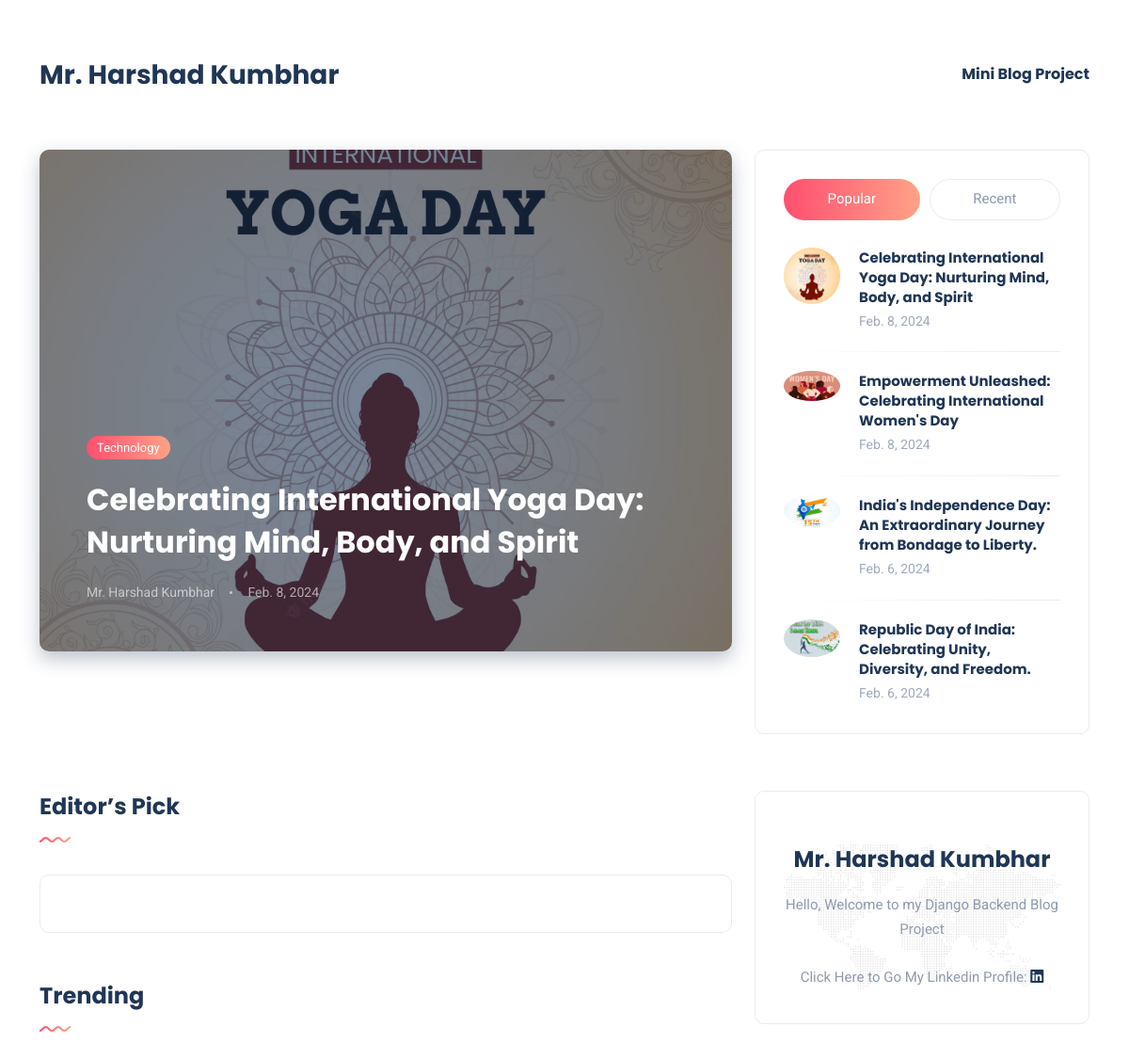
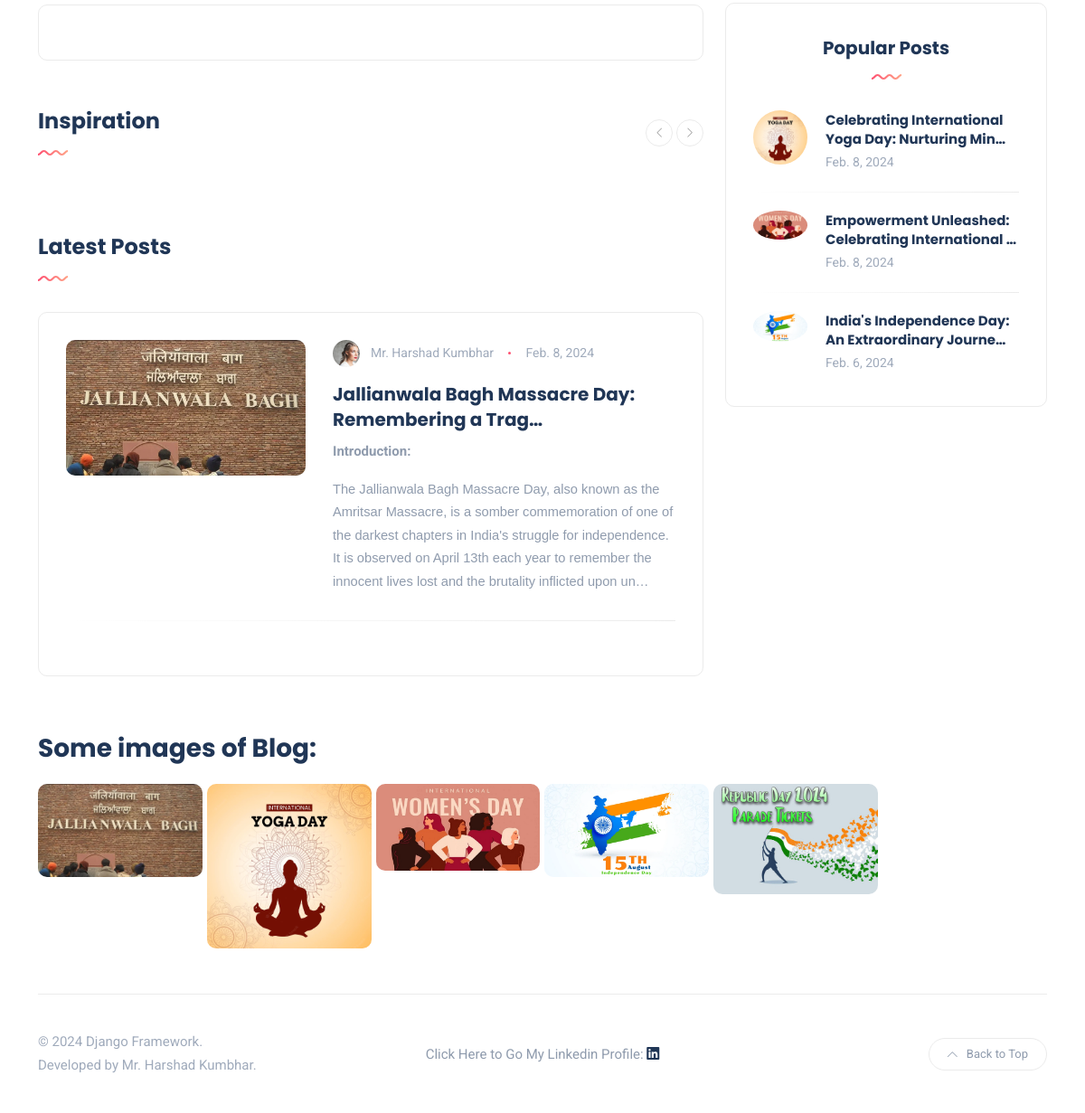
The page / on the database its author committed (2 pictures, top to bottom).
### blogApp/models.py (models this page shows, shortened)
class Post(models.Model):
    STATUS = (
        ('Draft', 'Draft'),
        ('Publish', 'Publish')
    )
    SECTION = (
        ('Popular', 'Popular'),
        ('Recent', 'Recent'),
        ('Editors_Pick', 'Editors_Pick'),
        ('Trending', 'Trending'),
        ('Inspiration', 'Inspiration'),
        ('Latest_Post', 'Latest_Post'),
    )
    Featured_image = models.ImageField(upload_to="Images")
    Title = models.CharField(max_length=200)
    Author = models.CharField(max_length=200)
    Category = models.ForeignKey(Category, on_delete=models.CASCADE)
    Date = models.DateField(auto_now_add=True)
    Content = RichTextField()
    slug = models.SlugField(max_length=500, null=True, blank=True, unique=True)
    Status = models.CharField(choices=STATUS, max_length=100)
    Section = models.CharField(choices=SECTION, max_length=100)
    Main_post = models.BooleanField(default=False)

class Category(models.Model):
    NAME = (
        ('Entertainment', 'Entertainment'),
        ('World', 'World'),
        ('Business', 'Business'),
        ('Technology', 'Technology'),
    )
    Name = models.CharField(choices=NAME, max_length=200)
    def __str__(self):
        return self.Name

### blogApp/views.py (the view)
# urls.py: path('', index, name="home"),
def index(request):
    popular_post = Post.objects.filter(Section='Popular', Status="Publish").order_by('-id')[0:4]
    recent_post = Post.objects.filter(Section="Recent", Status="Publish").order_by('-id')[0:4]
    main_post = Post.objects.filter(Main_post=True, Status="Publish")[0:1]
    editor_pick = Post.objects.filter(Section="Editors_Pick", Status="Publish").order_by("-id")[0:1]
    editor_pick1 = Post.objects.filter(Section="Editors_Pick", Status="Publish").order_by("-id")[0:4]
    Trending = Post.objects.filter(Section="Trending", Status="Publish").order_by("-id")
    inspiration = Post.objects.filter(Section="Inspiration", Status="Publish").order_by("-id")[0:2]
    latest_post = Post.objects.filter(Section="Latest_Post", Status="Publish").order_by("-id")[0:4]
    images = Post.objects.filter().order_by("-id")[0:6]
    category = Category.objects.all()[0:4]
    context = {
        "popular_post": popular_post,
        "recent_post": recent_post,
        "main_post": main_post,
        "editor_pick": editor_pick,
        "editor_pick1": editor_pick1,
        "Trending": Trending,
        "inspiration": inspiration,
        "latest_post": latest_post,
        "category": category,
        "images": images
    }
    return render(request, 'index.html', context)

### blogApp/templates/index.html (shortened to what this page needs)
{% extends 'base.html' %}
{% load static %}
{% block content %}
	<section id="hero">
		<div class="container-xl">
			<div class="row gy-4">
				<div class="col-lg-8">
                    {% for data in main_post %}
					<div class="post featured-post-lg">
						<div class="details clearfix">
							<a href="category.html" class="category-badge">{{ data.Category }}</a>
							<h2 class="post-title"><a href="blog-single.html">{{ data.Title }}</a></h2>
							<ul class="meta list-inline mb-0">
								<li class="list-inline-item"><a href="#">{{ data.Author }}</a></li>
								<li class="list-inline-item">{{ data.Date }}</li>
							</ul>
						</div>
						<a href="blog-single.html">
							<div class="thumb rounded">
								<div class="inner data-bg-image" data-bg-image="{{ data.Featured_image }}"></div>
							</div>
						</a>
					</div>
                    {% endfor %}
				</div>
				<div class="col-lg-4">
					<div class="post-tabs rounded bordered">
						<ul class="nav nav-tabs nav-pills nav-fill" id="postsTab" role="tablist">
							<li class="nav-item" role="presentation"><button aria-controls="popular" aria-selected="true" class="nav-link active" data-bs-target="#popular" data-bs-toggle="tab" id="popular-tab" role="tab" type="button">Popular</button></li>
							<li class="nav-item" role="presentation"><button aria-controls="recent" aria-selected="false" class="nav-link" data-bs-target="#recent" data-bs-toggle="tab" id="recent-tab" role="tab" type="button">Recent</button></li>
						</ul>
						<div class="tab-content" id="postsTabContent">
							<div aria-labelledby="popular-tab" class="tab-pane fade show active" id="popular" role="tabpanel">
                                {% for data in popular_post %}
								<div class="post post-list-sm circle">
									<div class="thumb circle">
										<a href="blog-single.html">
											<div class="inner">
												<img src="{{ data.Featured_image }}" alt="post-title" />
											</div>
										</a>
									</div>
									<div class="details clearfix">
										<h6 class="post-title my-0"><a href="blog-single.html">{{ data.Title }}</a></h6>
										<ul class="meta list-inline mt-1 mb-0">
											<li class="list-inline-item">{{ data.Date }}</li>
										</ul>
									</div>
								</div>
                                {% endfor %}
							</div>
						</div>
					</div>
				</div>
			</div>
		</div>
	</section>
	<section class="main-content">
		<div class="container-xl">
			<div class="row gy-4">
				<div class="col-lg-8">
					<div class="section-header">
						<h3 class="section-title">Editor’s Pick</h3>
						<img src="{% static 'images/wave.svg' %}" class="wave" alt="wave" />
					</div>
					<div class="padding-30 rounded bordered">
						<div class="row gy-5">
						</div>
					</div>
					<div class="spacer" data-height="50"></div>
					<div class="section-header">
						<h3 class="section-title">Trending</h3>
						<img src="{% static 'images/wave.svg' %}" class="wave" alt="wave" />
					</div>
					<div class="padding-30 rounded bordered">
						<div class="row gy-5">
						</div>
					</div>
					<div class="spacer" data-height="50"></div>
					<div class="section-header">
						<h3 class="section-title">Inspiration</h3>
						<img src="{% static 'images/wave.svg' %}" class="wave" alt="wave" />
						<div class="slick-arrows-top">
							<button type="button" data-role="none" class="carousel-topNav-prev slick-custom-buttons" aria-label="Previous"><i class="icon-arrow-left"></i></button>
							<button type="button" data-role="none" class="carousel-topNav-next slick-custom-buttons" aria-label="Next"><i class="icon-arrow-right"></i></button>
						</div>
					</div>
					<div class="spacer" data-height="50"></div>
					<div class="section-header">
						<h3 class="section-title">Latest Posts</h3>
						<img src="{% static 'images/wave.svg' %}" class="wave" alt="wave" />
					</div>
					<div class="padding-30 rounded bordered">
						<div class="row">
							<div class="col-md-12 col-sm-6">
                                {% for data in latest_post %}
								<div class="post post-list clearfix">
									<div class="thumb rounded">
										<a href="blog-single.html">
											<div class="inner">
												<img src="{{ data.Featured_image }}" alt="post-title" />
											</div>
										</a>
									</div>
									<div class="details">
										<ul class="meta list-inline mb-3">
											<li class="list-inline-item"><a href="#"><img src="{% static 'images/other/author-sm.png' %}" class="author" alt="author"/>{{ data.Author }}</a></li>
											<li class="list-inline-item">{{ data.Date }}</li>
										</ul>
										<h5 class="post-title"><a href="blog-single.html">{{ data.Title | truncatechars:50 }}</a></h5>
										<p class="excerpt mb-0">{{ data.Content | truncatechars:400 | safe }}</p>
									</div>
								</div>
                                {% endfor %}
							</div>
						</div>
					</div>
				</div>
				<div class="col-lg-4">
					<div class="sidebar">
						<div class="widget rounded">
							<div class="widget-about data-bg-image text-center" data-bg-image="images/map-bg.png">
								<h4>Mr. Harshad Kumbhar</h4>
								<p class="mb-4">Hello, Welcome to my Django Backend Blog Project</p>
								<ul class="social-icons list-unstyled list-inline mb-0">
									<li class="list-inline-item">Click Here to Go My Linkedin Profile: <a href="https://www.linkedin.com/in/harshad-kumbhar-493719169/" target="_blank"><i class="fab fa-linkedin"></i></a></li>
								</ul>
							</div>
						</div>
						<div class="widget rounded">
							<div class="widget-header text-center">
								<h3 class="widget-title">Popular Posts</h3>
								<img src="{% static 'images/wave.svg' %}" class="wave" alt="wave" />
							</div>
							<div class="widget-content">
                                {% for data in popular_post|slice:"0:3" %}
								<div class="post post-list-sm circle">
									<div class="thumb circle">
										<a href="blog-single.html">
											<div class="inner">
												<img src="{{ data.Featured_image }}" alt="post-title" />
											</div>
										</a>
									</div>
									<div class="details clearfix">
										<h6 class="post-title my-0"><a href="blog-single.html">{{ data.Title | truncatechars:50 }}</a></h6>
										<ul class="meta list-inline mt-1 mb-0">
											<li class="list-inline-item">{{ data.Date }}</li>
										</ul>
									</div>
								</div>
                                {% endfor %}
							</div>
						</div>
					</div>
				</div>
			</div>
		</div>
	</section>
	<div class="instagram">
		<div class="container-xl">
        <h3>Some images of Blog:</h3>
			<div class="instagram-feed d-flex flex-wrap">
                {% for data in images %}
				<div class="insta-item col-sm-2 col-6 col-md-2">
					<a href="#">
						<img src="{{ data.Featured_image }}" alt="insta-title" />
					</a>
				</div>
                {% endfor %}
			</div>
		</div>
	</div>
{% endblock %}

### blogApp/templates/base.html (shortened to what this page needs)
{% load static %}
<!DOCTYPE html>
<html lang="en-US">
<head>
	<link rel="stylesheet" href="{% static 'css/bootstrap.min.css' %}" type="text/css" media="all">
	<link rel="stylesheet" href="{% static 'css/all.min.css' %}" type="text/css" media="all">
	<link rel="stylesheet" href="{% static 'css/slick.css' %}" type="text/css" media="all">
	<link rel="stylesheet" href="{% static 'css/simple-line-icons.css' %}" type="text/css" media="all">
	<link rel="stylesheet" href="{% static 'css/style.css' %}" type="text/css" media="all">
</head>
<body>
<div class="site-wrapper">
	<header class="header-default">
		<nav class="navbar navbar-expand-lg">
			<div class="container-xl">
				<h3>Mr. Harshad Kumbhar</h3>
                <h6>Mini Blog Project</h6>
			</div>
		</nav>
	</header>
    {% block content %}
    {% endblock %}
	<footer>
		<div class="container-xl">
			<div class="footer-inner">
				<div class="row d-flex align-items-center gy-4">
					<div class="col-md-4">
						<span class="copyright">© 2024 Django Framework.<br> Developed by Mr. Harshad Kumbhar.</span>
					</div>
					<div class="col-md-4 text-center">
						<ul class="social-icons list-unstyled list-inline mb-0">
																<li class="list-inline-item">Click Here to Go My Linkedin Profile: <a href="https://www.linkedin.com/in/harshad-kumbhar-493719169/" target="_blank"><i class="fab fa-linkedin"></i></a></li>
						</ul>
					</div>
					<div class="col-md-4">
						<a href="#" id="return-to-top" class="float-md-end"><i class="icon-arrow-up"></i>Back to Top</a>
					</div>
				</div>
			</div>
		</div>
	</footer>
</div>
</body>
</html>

### rows shown on the page
Post: Category "Technology", Title "Celebrating International Yoga Day: Nurturing Mind, Body, and Spirit", Author "Mr. Harshad Kumbhar", Date "Feb. 8, 2024", Featured_image (picture), Title "Celebrating International Yoga Day: Nurturing Min…"
Post: Featured_image (picture), Title "Empowerment Unleashed: Celebrating International Women's Day", Date "Feb. 8, 2024", Title "Empowerment Unleashed: Celebrating International …"
Post: Featured_image (picture), Title "India's Independence Day: An Extraordinary Journey from Bondage to Liberty.", Date "Feb. 6, 2024", Title "India's Independence Day: An Extraordinary Journe…"
Post: Featured_image (picture), Title "Republic Day of India: Celebrating Unity, Diversity, and Freedom.", Date "Feb. 6, 2024"
Post: Featured_image (picture), Author "Mr. Harshad Kumbhar", Date "Feb. 8, 2024", Title "Jallianwala Bagh Massacre Day: Remembering a Trag…", Content "Introduction: The Jallianwala Bagh Massacre Day, also known as the Amritsar Massacre, is a somber commemoration of one of the darkest chapters in India's struggle for independence. It is observed on April 13th each year to remember the innocent lives lost and the brutality inflicted upon un…"
